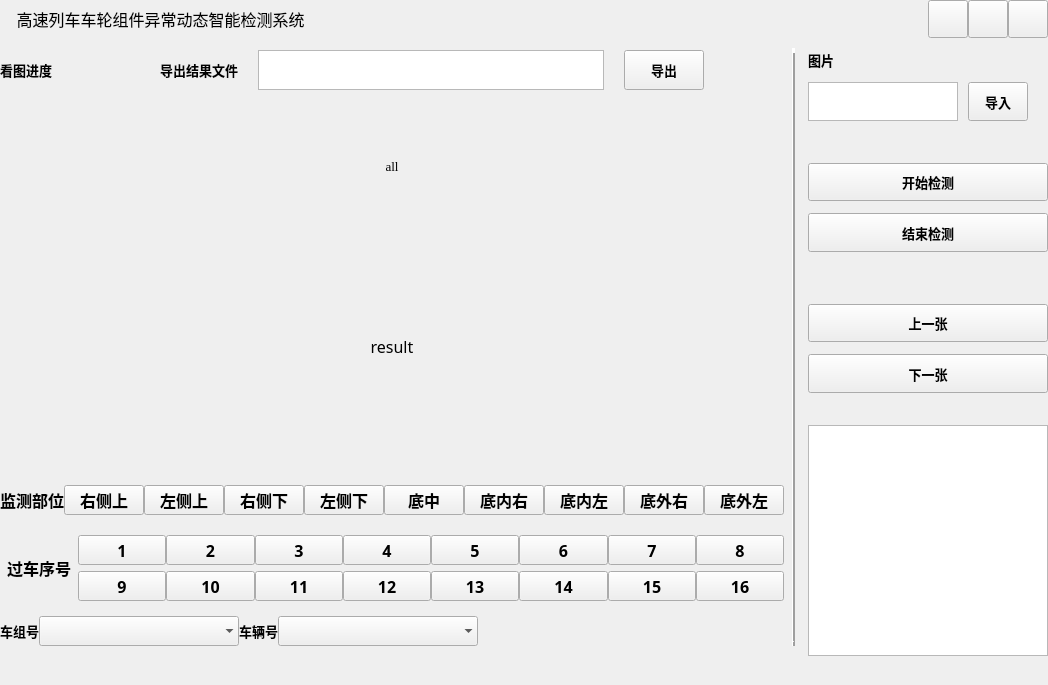
<?xml version="1.0" encoding="UTF-8"?>
<ui version="4.0">
 <class>high_speed</class>
 <widget class="QWidget" name="high_speed">
  <property name="geometry">
   <rect>
    <x>0</x>
    <y>0</y>
    <width>968</width>
    <height>685</height>
   </rect>
  </property>
  <property name="sizePolicy">
   <sizepolicy hsizetype="Preferred" vsizetype="Preferred">
    <horstretch>0</horstretch>
    <verstretch>0</verstretch>
   </sizepolicy>
  </property>
  <property name="font">
   <font>
    <family>宋体</family>
    <pointsize>12</pointsize>
   </font>
  </property>
  <property name="windowTitle">
   <string>高速列车车轮组件异常动态智能检测系统</string>
  </property>
  <layout class="QGridLayout" name="gridLayout" rowstretch="2,1,6,12,0,2,4,1,0,1" columnstretch="0,7,0,3">
   <property name="leftMargin">
    <number>0</number>
   </property>
   <property name="topMargin">
    <number>0</number>
   </property>
   <property name="rightMargin">
    <number>0</number>
   </property>
   <property name="bottomMargin">
    <number>0</number>
   </property>
   <property name="horizontalSpacing">
    <number>8</number>
   </property>
   <property name="verticalSpacing">
    <number>10</number>
   </property>
   <item row="1" column="1">
    <layout class="QVBoxLayout" name="process_part" stretch="0">
     <property name="sizeConstraint">
      <enum>QLayout::SetDefaultConstraint</enum>
     </property>
     <property name="leftMargin">
      <number>0</number>
     </property>
     <property name="topMargin">
      <number>2</number>
     </property>
     <property name="bottomMargin">
      <number>10</number>
     </property>
     <item>
      <layout class="QHBoxLayout" name="horizontalLayout" stretch="0,0,0,0,0,3,0,0,0">
       <property name="spacing">
        <number>0</number>
       </property>
       <property name="sizeConstraint">
        <enum>QLayout::SetDefaultConstraint</enum>
       </property>
       <item>
        <widget class="QLabel" name="label_pro">
         <property name="maximumSize">
          <size>
           <width>120</width>
           <height>16777215</height>
          </size>
         </property>
         <property name="font">
          <font>
           <family>宋体</family>
           <pointsize>10</pointsize>
           <weight>75</weight>
           <bold>true</bold>
          </font>
         </property>
         <property name="layoutDirection">
          <enum>Qt::LeftToRight</enum>
         </property>
         <property name="text">
          <string>看图进度</string>
         </property>
         <property name="alignment">
          <set>Qt::AlignCenter</set>
         </property>
        </widget>
       </item>
       <item>
        <widget class="QLabel" name="info_proc">
         <property name="minimumSize">
          <size>
           <width>0</width>
           <height>40</height>
          </size>
         </property>
         <property name="font">
          <font>
           <pointsize>10</pointsize>
           <weight>75</weight>
           <bold>true</bold>
          </font>
         </property>
         <property name="text">
          <string/>
         </property>
        </widget>
       </item>
       <item>
        <spacer name="horizontalSpacer">
         <property name="orientation">
          <enum>Qt::Horizontal</enum>
         </property>
         <property name="sizeType">
          <enum>QSizePolicy::Preferred</enum>
         </property>
         <property name="sizeHint" stdset="0">
          <size>
           <width>100</width>
           <height>30</height>
          </size>
         </property>
        </spacer>
       </item>
       <item>
        <widget class="QLabel" name="label_out">
         <property name="font">
          <font>
           <family>宋体</family>
           <pointsize>10</pointsize>
           <weight>75</weight>
           <bold>true</bold>
          </font>
         </property>
         <property name="text">
          <string>导出结果文件</string>
         </property>
         <property name="textFormat">
          <enum>Qt::AutoText</enum>
         </property>
         <property name="alignment">
          <set>Qt::AlignRight|Qt::AlignTrailing|Qt::AlignVCenter</set>
         </property>
        </widget>
       </item>
       <item>
        <spacer name="horizontalSpacer_5">
         <property name="orientation">
          <enum>Qt::Horizontal</enum>
         </property>
         <property name="sizeType">
          <enum>QSizePolicy::Fixed</enum>
         </property>
         <property name="sizeHint" stdset="0">
          <size>
           <width>20</width>
           <height>20</height>
          </size>
         </property>
        </spacer>
       </item>
       <item>
        <widget class="QTextBrowser" name="info_out">
         <property name="minimumSize">
          <size>
           <width>80</width>
           <height>40</height>
          </size>
         </property>
         <property name="maximumSize">
          <size>
           <width>350</width>
           <height>40</height>
          </size>
         </property>
         <property name="font">
          <font>
           <family>宋体</family>
           <pointsize>10</pointsize>
          </font>
         </property>
         <property name="frameShadow">
          <enum>QFrame::Raised</enum>
         </property>
         <property name="html">
          <string>&lt;!DOCTYPE HTML PUBLIC &quot;-//W3C//DTD HTML 4.0//EN&quot; &quot;http://www.w3.org/TR/REC-html40/strict.dtd&quot;&gt;
&lt;html&gt;&lt;head&gt;&lt;meta name=&quot;qrichtext&quot; content=&quot;1&quot; /&gt;&lt;style type=&quot;text/css&quot;&gt;
p, li { white-space: pre-wrap; }
&lt;/style&gt;&lt;/head&gt;&lt;body style=&quot; font-family:'宋体'; font-size:10pt; font-weight:400; font-style:normal;&quot;&gt;
&lt;p align=&quot;center&quot; style=&quot;-qt-paragraph-type:empty; margin-top:0px; margin-bottom:0px; margin-left:0px; margin-right:0px; -qt-block-indent:0; text-indent:0px; font-family:'SimSun'; font-size:9pt;&quot;&gt;&lt;br /&gt;&lt;/p&gt;&lt;/body&gt;&lt;/html&gt;</string>
         </property>
         <property name="tabStopWidth">
          <number>0</number>
         </property>
        </widget>
       </item>
       <item>
        <spacer name="horizontalSpacer_6">
         <property name="orientation">
          <enum>Qt::Horizontal</enum>
         </property>
         <property name="sizeType">
          <enum>QSizePolicy::Fixed</enum>
         </property>
         <property name="sizeHint" stdset="0">
          <size>
           <width>20</width>
           <height>20</height>
          </size>
         </property>
        </spacer>
       </item>
       <item>
        <widget class="QPushButton" name="button_out">
         <property name="minimumSize">
          <size>
           <width>60</width>
           <height>30</height>
          </size>
         </property>
         <property name="maximumSize">
          <size>
           <width>100</width>
           <height>40</height>
          </size>
         </property>
         <property name="font">
          <font>
           <family>宋体</family>
           <pointsize>10</pointsize>
           <weight>75</weight>
           <bold>true</bold>
          </font>
         </property>
         <property name="text">
          <string>导出</string>
         </property>
        </widget>
       </item>
       <item>
        <spacer name="horizontalSpacer_2">
         <property name="orientation">
          <enum>Qt::Horizontal</enum>
         </property>
         <property name="sizeType">
          <enum>QSizePolicy::Preferred</enum>
         </property>
         <property name="sizeHint" stdset="0">
          <size>
           <width>80</width>
           <height>20</height>
          </size>
         </property>
        </spacer>
       </item>
      </layout>
     </item>
    </layout>
   </item>
   <item row="1" column="3" rowspan="8">
    <layout class="QVBoxLayout" name="func_part" stretch="1,2,0,2,2,0,2,2,0,12">
     <property name="spacing">
      <number>12</number>
     </property>
     <property name="leftMargin">
      <number>5</number>
     </property>
     <property name="topMargin">
      <number>2</number>
     </property>
     <property name="rightMargin">
      <number>0</number>
     </property>
     <item>
      <widget class="QLabel" name="label_picin">
       <property name="font">
        <font>
         <family>宋体</family>
         <pointsize>10</pointsize>
         <weight>75</weight>
         <bold>true</bold>
        </font>
       </property>
       <property name="cursor">
        <cursorShape>ArrowCursor</cursorShape>
       </property>
       <property name="mouseTracking">
        <bool>false</bool>
       </property>
       <property name="contextMenuPolicy">
        <enum>Qt::NoContextMenu</enum>
       </property>
       <property name="frameShape">
        <enum>QFrame::NoFrame</enum>
       </property>
       <property name="text">
        <string>图片</string>
       </property>
      </widget>
     </item>
     <item>
      <layout class="QHBoxLayout" name="horizontalLayout_2" stretch="3,1,0">
       <property name="spacing">
        <number>10</number>
       </property>
       <item>
        <widget class="QTextBrowser" name="info_infile">
         <property name="sizePolicy">
          <sizepolicy hsizetype="Expanding" vsizetype="Preferred">
           <horstretch>0</horstretch>
           <verstretch>0</verstretch>
          </sizepolicy>
         </property>
         <property name="minimumSize">
          <size>
           <width>150</width>
           <height>30</height>
          </size>
         </property>
         <property name="maximumSize">
          <size>
           <width>16777215</width>
           <height>40</height>
          </size>
         </property>
         <property name="font">
          <font>
           <family>宋体</family>
           <pointsize>10</pointsize>
          </font>
         </property>
         <property name="frameShape">
          <enum>QFrame::StyledPanel</enum>
         </property>
        </widget>
       </item>
       <item>
        <widget class="QPushButton" name="button_in">
         <property name="minimumSize">
          <size>
           <width>60</width>
           <height>30</height>
          </size>
         </property>
         <property name="maximumSize">
          <size>
           <width>100</width>
           <height>40</height>
          </size>
         </property>
         <property name="font">
          <font>
           <family>宋体</family>
           <pointsize>10</pointsize>
           <weight>75</weight>
           <bold>true</bold>
          </font>
         </property>
         <property name="text">
          <string>导入</string>
         </property>
        </widget>
       </item>
       <item>
        <spacer name="horizontalSpacer_3">
         <property name="orientation">
          <enum>Qt::Horizontal</enum>
         </property>
         <property name="sizeType">
          <enum>QSizePolicy::Fixed</enum>
         </property>
         <property name="sizeHint" stdset="0">
          <size>
           <width>20</width>
           <height>20</height>
          </size>
         </property>
        </spacer>
       </item>
      </layout>
     </item>
     <item>
      <spacer name="verticalSpacer_4">
       <property name="orientation">
        <enum>Qt::Vertical</enum>
       </property>
       <property name="sizeHint" stdset="0">
        <size>
         <width>20</width>
         <height>30</height>
        </size>
       </property>
      </spacer>
     </item>
     <item>
      <widget class="QPushButton" name="button_begin">
       <property name="sizePolicy">
        <sizepolicy hsizetype="Expanding" vsizetype="Expanding">
         <horstretch>0</horstretch>
         <verstretch>0</verstretch>
        </sizepolicy>
       </property>
       <property name="minimumSize">
        <size>
         <width>80</width>
         <height>30</height>
        </size>
       </property>
       <property name="maximumSize">
        <size>
         <width>300</width>
         <height>60</height>
        </size>
       </property>
       <property name="font">
        <font>
         <family>宋体</family>
         <pointsize>10</pointsize>
         <weight>75</weight>
         <bold>true</bold>
        </font>
       </property>
       <property name="text">
        <string>开始检测</string>
       </property>
      </widget>
     </item>
     <item>
      <widget class="QPushButton" name="button_end">
       <property name="sizePolicy">
        <sizepolicy hsizetype="Expanding" vsizetype="Expanding">
         <horstretch>0</horstretch>
         <verstretch>0</verstretch>
        </sizepolicy>
       </property>
       <property name="minimumSize">
        <size>
         <width>80</width>
         <height>30</height>
        </size>
       </property>
       <property name="maximumSize">
        <size>
         <width>300</width>
         <height>60</height>
        </size>
       </property>
       <property name="font">
        <font>
         <family>宋体</family>
         <pointsize>10</pointsize>
         <weight>75</weight>
         <bold>true</bold>
        </font>
       </property>
       <property name="text">
        <string>结束检测</string>
       </property>
      </widget>
     </item>
     <item>
      <spacer name="verticalSpacer">
       <property name="orientation">
        <enum>Qt::Vertical</enum>
       </property>
       <property name="sizeHint" stdset="0">
        <size>
         <width>20</width>
         <height>40</height>
        </size>
       </property>
      </spacer>
     </item>
     <item>
      <widget class="QPushButton" name="button_pro">
       <property name="sizePolicy">
        <sizepolicy hsizetype="Expanding" vsizetype="Expanding">
         <horstretch>0</horstretch>
         <verstretch>0</verstretch>
        </sizepolicy>
       </property>
       <property name="minimumSize">
        <size>
         <width>80</width>
         <height>30</height>
        </size>
       </property>
       <property name="maximumSize">
        <size>
         <width>300</width>
         <height>60</height>
        </size>
       </property>
       <property name="font">
        <font>
         <family>宋体</family>
         <pointsize>10</pointsize>
         <weight>75</weight>
         <bold>true</bold>
        </font>
       </property>
       <property name="text">
        <string>上一张</string>
       </property>
      </widget>
     </item>
     <item>
      <widget class="QPushButton" name="button_next">
       <property name="sizePolicy">
        <sizepolicy hsizetype="Expanding" vsizetype="Expanding">
         <horstretch>0</horstretch>
         <verstretch>0</verstretch>
        </sizepolicy>
       </property>
       <property name="minimumSize">
        <size>
         <width>80</width>
         <height>30</height>
        </size>
       </property>
       <property name="maximumSize">
        <size>
         <width>300</width>
         <height>60</height>
        </size>
       </property>
       <property name="font">
        <font>
         <family>宋体</family>
         <pointsize>10</pointsize>
         <weight>75</weight>
         <italic>false</italic>
         <bold>true</bold>
         <underline>false</underline>
         <strikeout>false</strikeout>
         <stylestrategy>PreferDefault</stylestrategy>
         <kerning>true</kerning>
        </font>
       </property>
       <property name="text">
        <string>下一张</string>
       </property>
      </widget>
     </item>
     <item>
      <spacer name="verticalSpacer_3">
       <property name="orientation">
        <enum>Qt::Vertical</enum>
       </property>
       <property name="sizeHint" stdset="0">
        <size>
         <width>20</width>
         <height>20</height>
        </size>
       </property>
      </spacer>
     </item>
     <item>
      <widget class="QTableWidget" name="info_warn">
       <property name="maximumSize">
        <size>
         <width>800</width>
         <height>16777215</height>
        </size>
       </property>
       <property name="font">
        <font>
         <family>宋体</family>
         <pointsize>8</pointsize>
         <weight>50</weight>
         <bold>false</bold>
        </font>
       </property>
      </widget>
     </item>
    </layout>
   </item>
   <item row="0" column="1" colspan="3">
    <layout class="QVBoxLayout" name="verticalLayout_2" stretch="5">
     <property name="spacing">
      <number>0</number>
     </property>
     <item>
      <layout class="QHBoxLayout" name="horizontalLayout_6">
       <property name="spacing">
        <number>0</number>
       </property>
       <property name="leftMargin">
        <number>0</number>
       </property>
       <item>
        <widget class="QLabel" name="label_title">
         <property name="text">
          <string>    高速列车车轮组件异常动态智能检测系统</string>
         </property>
        </widget>
       </item>
       <item>
        <widget class="QPushButton" name="button_min">
         <property name="minimumSize">
          <size>
           <width>0</width>
           <height>0</height>
          </size>
         </property>
         <property name="maximumSize">
          <size>
           <width>40</width>
           <height>70</height>
          </size>
         </property>
         <property name="text">
          <string/>
         </property>
         <property name="iconSize">
          <size>
           <width>16</width>
           <height>16</height>
          </size>
         </property>
        </widget>
       </item>
       <item>
        <widget class="QPushButton" name="button_max">
         <property name="minimumSize">
          <size>
           <width>0</width>
           <height>0</height>
          </size>
         </property>
         <property name="maximumSize">
          <size>
           <width>40</width>
           <height>70</height>
          </size>
         </property>
         <property name="text">
          <string/>
         </property>
         <property name="iconSize">
          <size>
           <width>16</width>
           <height>16</height>
          </size>
         </property>
        </widget>
       </item>
       <item>
        <widget class="QPushButton" name="button_close">
         <property name="minimumSize">
          <size>
           <width>0</width>
           <height>0</height>
          </size>
         </property>
         <property name="maximumSize">
          <size>
           <width>40</width>
           <height>70</height>
          </size>
         </property>
         <property name="text">
          <string/>
         </property>
         <property name="iconSize">
          <size>
           <width>16</width>
           <height>16</height>
          </size>
         </property>
        </widget>
       </item>
      </layout>
     </item>
    </layout>
   </item>
   <item row="5" column="1">
    <layout class="QHBoxLayout" name="detection_part" stretch="1,8">
     <property name="spacing">
      <number>0</number>
     </property>
     <item>
      <widget class="QLabel" name="label_monitor">
       <property name="maximumSize">
        <size>
         <width>100</width>
         <height>45</height>
        </size>
       </property>
       <property name="font">
        <font>
         <weight>75</weight>
         <bold>true</bold>
        </font>
       </property>
       <property name="text">
        <string>监测部位</string>
       </property>
       <property name="alignment">
        <set>Qt::AlignCenter</set>
       </property>
      </widget>
     </item>
     <item>
      <layout class="QHBoxLayout" name="horizontalLayout_4">
       <property name="spacing">
        <number>0</number>
       </property>
       <property name="topMargin">
        <number>5</number>
       </property>
       <property name="bottomMargin">
        <number>5</number>
       </property>
       <item>
        <widget class="QPushButton" name="button_rightup">
         <property name="minimumSize">
          <size>
           <width>0</width>
           <height>30</height>
          </size>
         </property>
         <property name="maximumSize">
          <size>
           <width>16777215</width>
           <height>45</height>
          </size>
         </property>
         <property name="font">
          <font>
           <weight>75</weight>
           <bold>true</bold>
          </font>
         </property>
         <property name="text">
          <string>右侧上</string>
         </property>
        </widget>
       </item>
       <item>
        <widget class="QPushButton" name="button_leftup">
         <property name="minimumSize">
          <size>
           <width>0</width>
           <height>30</height>
          </size>
         </property>
         <property name="maximumSize">
          <size>
           <width>16777215</width>
           <height>45</height>
          </size>
         </property>
         <property name="font">
          <font>
           <weight>75</weight>
           <bold>true</bold>
          </font>
         </property>
         <property name="text">
          <string>左侧上</string>
         </property>
        </widget>
       </item>
       <item>
        <widget class="QPushButton" name="button_rightdown">
         <property name="minimumSize">
          <size>
           <width>0</width>
           <height>30</height>
          </size>
         </property>
         <property name="maximumSize">
          <size>
           <width>16777215</width>
           <height>45</height>
          </size>
         </property>
         <property name="font">
          <font>
           <weight>75</weight>
           <bold>true</bold>
          </font>
         </property>
         <property name="text">
          <string>右侧下</string>
         </property>
        </widget>
       </item>
       <item>
        <widget class="QPushButton" name="button_leftdown">
         <property name="minimumSize">
          <size>
           <width>0</width>
           <height>30</height>
          </size>
         </property>
         <property name="maximumSize">
          <size>
           <width>16777215</width>
           <height>45</height>
          </size>
         </property>
         <property name="font">
          <font>
           <weight>75</weight>
           <bold>true</bold>
          </font>
         </property>
         <property name="text">
          <string>左侧下</string>
         </property>
        </widget>
       </item>
       <item>
        <widget class="QPushButton" name="button_basemid">
         <property name="minimumSize">
          <size>
           <width>0</width>
           <height>30</height>
          </size>
         </property>
         <property name="maximumSize">
          <size>
           <width>16777215</width>
           <height>45</height>
          </size>
         </property>
         <property name="font">
          <font>
           <weight>75</weight>
           <bold>true</bold>
          </font>
         </property>
         <property name="text">
          <string>底中</string>
         </property>
        </widget>
       </item>
       <item>
        <widget class="QPushButton" name="button_baseinright">
         <property name="minimumSize">
          <size>
           <width>0</width>
           <height>30</height>
          </size>
         </property>
         <property name="maximumSize">
          <size>
           <width>16777215</width>
           <height>45</height>
          </size>
         </property>
         <property name="font">
          <font>
           <weight>75</weight>
           <bold>true</bold>
          </font>
         </property>
         <property name="text">
          <string>底内右</string>
         </property>
        </widget>
       </item>
       <item>
        <widget class="QPushButton" name="button_baseinleft">
         <property name="minimumSize">
          <size>
           <width>0</width>
           <height>30</height>
          </size>
         </property>
         <property name="maximumSize">
          <size>
           <width>16777215</width>
           <height>45</height>
          </size>
         </property>
         <property name="font">
          <font>
           <weight>75</weight>
           <bold>true</bold>
          </font>
         </property>
         <property name="text">
          <string>底内左</string>
         </property>
        </widget>
       </item>
       <item>
        <widget class="QPushButton" name="button_baseoutright">
         <property name="minimumSize">
          <size>
           <width>0</width>
           <height>30</height>
          </size>
         </property>
         <property name="maximumSize">
          <size>
           <width>16777215</width>
           <height>45</height>
          </size>
         </property>
         <property name="font">
          <font>
           <weight>75</weight>
           <bold>true</bold>
          </font>
         </property>
         <property name="text">
          <string>底外右</string>
         </property>
        </widget>
       </item>
       <item>
        <widget class="QPushButton" name="button_baseoutleft">
         <property name="minimumSize">
          <size>
           <width>0</width>
           <height>30</height>
          </size>
         </property>
         <property name="maximumSize">
          <size>
           <width>16777215</width>
           <height>45</height>
          </size>
         </property>
         <property name="font">
          <font>
           <weight>75</weight>
           <bold>true</bold>
          </font>
         </property>
         <property name="text">
          <string>底外左</string>
         </property>
        </widget>
       </item>
      </layout>
     </item>
    </layout>
   </item>
   <item row="2" column="1">
    <widget class="QLabel" name="label_picall">
     <property name="sizePolicy">
      <sizepolicy hsizetype="Expanding" vsizetype="Expanding">
       <horstretch>0</horstretch>
       <verstretch>0</verstretch>
      </sizepolicy>
     </property>
     <property name="font">
      <font>
       <family>Times New Roman</family>
       <pointsize>10</pointsize>
       <weight>50</weight>
       <bold>false</bold>
      </font>
     </property>
     <property name="lineWidth">
      <number>0</number>
     </property>
     <property name="text">
      <string>all</string>
     </property>
     <property name="scaledContents">
      <bool>true</bool>
     </property>
     <property name="alignment">
      <set>Qt::AlignCenter</set>
     </property>
    </widget>
   </item>
   <item row="9" column="1" colspan="3">
    <widget class="QLabel" name="label_state">
     <property name="font">
      <font>
       <family>宋体</family>
       <pointsize>10</pointsize>
       <weight>75</weight>
       <bold>true</bold>
      </font>
     </property>
     <property name="text">
      <string/>
     </property>
    </widget>
   </item>
   <item row="1" column="2" rowspan="7">
    <widget class="Line" name="ver_line">
     <property name="minimumSize">
      <size>
       <width>0</width>
       <height>0</height>
      </size>
     </property>
     <property name="font">
      <font>
       <weight>50</weight>
       <bold>false</bold>
      </font>
     </property>
     <property name="styleSheet">
      <string notr="true">color: rgb(102, 102, 102);</string>
     </property>
     <property name="frameShadow">
      <enum>QFrame::Raised</enum>
     </property>
     <property name="lineWidth">
      <number>5</number>
     </property>
     <property name="orientation">
      <enum>Qt::Vertical</enum>
     </property>
    </widget>
   </item>
   <item row="6" column="1">
    <layout class="QHBoxLayout" name="pass_part" stretch="1,9">
     <property name="spacing">
      <number>0</number>
     </property>
     <item>
      <widget class="QLabel" name="label_passrail">
       <property name="maximumSize">
        <size>
         <width>100</width>
         <height>45</height>
        </size>
       </property>
       <property name="font">
        <font>
         <weight>75</weight>
         <italic>false</italic>
         <bold>true</bold>
        </font>
       </property>
       <property name="text">
        <string>过车序号</string>
       </property>
       <property name="alignment">
        <set>Qt::AlignCenter</set>
       </property>
      </widget>
     </item>
     <item>
      <layout class="QHBoxLayout" name="horizontalLayout_9">
       <property name="spacing">
        <number>0</number>
       </property>
       <property name="topMargin">
        <number>5</number>
       </property>
       <property name="bottomMargin">
        <number>5</number>
       </property>
       <item>
        <layout class="QVBoxLayout" name="verticalLayout_3">
         <property name="spacing">
          <number>6</number>
         </property>
         <item>
          <widget class="QPushButton" name="passseq_1">
           <property name="minimumSize">
            <size>
             <width>0</width>
             <height>30</height>
            </size>
           </property>
           <property name="maximumSize">
            <size>
             <width>16777215</width>
             <height>45</height>
            </size>
           </property>
           <property name="font">
            <font>
             <weight>75</weight>
             <bold>true</bold>
            </font>
           </property>
           <property name="text">
            <string>1</string>
           </property>
          </widget>
         </item>
         <item>
          <widget class="QPushButton" name="passseq_9">
           <property name="minimumSize">
            <size>
             <width>0</width>
             <height>30</height>
            </size>
           </property>
           <property name="maximumSize">
            <size>
             <width>16777215</width>
             <height>45</height>
            </size>
           </property>
           <property name="font">
            <font>
             <weight>75</weight>
             <bold>true</bold>
            </font>
           </property>
           <property name="text">
            <string>9</string>
           </property>
          </widget>
         </item>
        </layout>
       </item>
       <item>
        <layout class="QVBoxLayout" name="verticalLayout_9">
         <property name="spacing">
          <number>6</number>
         </property>
         <item>
          <widget class="QPushButton" name="passseq_2">
           <property name="minimumSize">
            <size>
             <width>0</width>
             <height>30</height>
            </size>
           </property>
           <property name="maximumSize">
            <size>
             <width>16777215</width>
             <height>45</height>
            </size>
           </property>
           <property name="font">
            <font>
             <weight>75</weight>
             <bold>true</bold>
            </font>
           </property>
           <property name="text">
            <string>2</string>
           </property>
          </widget>
         </item>
         <item>
          <widget class="QPushButton" name="passseq_10">
           <property name="minimumSize">
            <size>
             <width>0</width>
             <height>30</height>
            </size>
           </property>
           <property name="maximumSize">
            <size>
             <width>16777215</width>
             <height>45</height>
            </size>
           </property>
           <property name="font">
            <font>
             <weight>75</weight>
             <bold>true</bold>
            </font>
           </property>
           <property name="text">
            <string>10</string>
           </property>
          </widget>
         </item>
        </layout>
       </item>
       <item>
        <layout class="QVBoxLayout" name="verticalLayout_7">
         <property name="spacing">
          <number>6</number>
         </property>
         <item>
          <widget class="QPushButton" name="passseq_3">
           <property name="minimumSize">
            <size>
             <width>0</width>
             <height>30</height>
            </size>
           </property>
           <property name="maximumSize">
            <size>
             <width>16777215</width>
             <height>45</height>
            </size>
           </property>
           <property name="font">
            <font>
             <weight>75</weight>
             <bold>true</bold>
            </font>
           </property>
           <property name="text">
            <string>3</string>
           </property>
          </widget>
         </item>
         <item>
          <widget class="QPushButton" name="passseq_11">
           <property name="minimumSize">
            <size>
             <width>0</width>
             <height>30</height>
            </size>
           </property>
           <property name="maximumSize">
            <size>
             <width>16777215</width>
             <height>45</height>
            </size>
           </property>
           <property name="font">
            <font>
             <weight>75</weight>
             <bold>true</bold>
            </font>
           </property>
           <property name="text">
            <string>11</string>
           </property>
          </widget>
         </item>
        </layout>
       </item>
       <item>
        <layout class="QVBoxLayout" name="verticalLayout_8">
         <property name="spacing">
          <number>6</number>
         </property>
         <item>
          <widget class="QPushButton" name="passseq_4">
           <property name="minimumSize">
            <size>
             <width>0</width>
             <height>30</height>
            </size>
           </property>
           <property name="maximumSize">
            <size>
             <width>16777215</width>
             <height>45</height>
            </size>
           </property>
           <property name="font">
            <font>
             <weight>75</weight>
             <bold>true</bold>
            </font>
           </property>
           <property name="text">
            <string>4</string>
           </property>
          </widget>
         </item>
         <item>
          <widget class="QPushButton" name="passseq_12">
           <property name="minimumSize">
            <size>
             <width>0</width>
             <height>30</height>
            </size>
           </property>
           <property name="maximumSize">
            <size>
             <width>16777215</width>
             <height>45</height>
            </size>
           </property>
           <property name="font">
            <font>
             <weight>75</weight>
             <bold>true</bold>
            </font>
           </property>
           <property name="text">
            <string>12</string>
           </property>
          </widget>
         </item>
        </layout>
       </item>
       <item>
        <layout class="QVBoxLayout" name="verticalLayout_6">
         <property name="spacing">
          <number>6</number>
         </property>
         <item>
          <widget class="QPushButton" name="passseq_5">
           <property name="minimumSize">
            <size>
             <width>0</width>
             <height>30</height>
            </size>
           </property>
           <property name="maximumSize">
            <size>
             <width>16777215</width>
             <height>45</height>
            </size>
           </property>
           <property name="font">
            <font>
             <weight>75</weight>
             <bold>true</bold>
            </font>
           </property>
           <property name="text">
            <string>5</string>
           </property>
          </widget>
         </item>
         <item>
          <widget class="QPushButton" name="passseq_13">
           <property name="minimumSize">
            <size>
             <width>0</width>
             <height>30</height>
            </size>
           </property>
           <property name="maximumSize">
            <size>
             <width>16777215</width>
             <height>45</height>
            </size>
           </property>
           <property name="font">
            <font>
             <weight>75</weight>
             <bold>true</bold>
            </font>
           </property>
           <property name="text">
            <string>13</string>
           </property>
          </widget>
         </item>
        </layout>
       </item>
       <item>
        <layout class="QVBoxLayout" name="verticalLayout_5">
         <property name="spacing">
          <number>6</number>
         </property>
         <item>
          <widget class="QPushButton" name="passseq_6">
           <property name="minimumSize">
            <size>
             <width>0</width>
             <height>30</height>
            </size>
           </property>
           <property name="maximumSize">
            <size>
             <width>16777215</width>
             <height>45</height>
            </size>
           </property>
           <property name="font">
            <font>
             <weight>75</weight>
             <bold>true</bold>
            </font>
           </property>
           <property name="text">
            <string>6</string>
           </property>
          </widget>
         </item>
         <item>
          <widget class="QPushButton" name="passseq_14">
           <property name="minimumSize">
            <size>
             <width>0</width>
             <height>30</height>
            </size>
           </property>
           <property name="maximumSize">
            <size>
             <width>16777215</width>
             <height>45</height>
            </size>
           </property>
           <property name="font">
            <font>
             <weight>75</weight>
             <bold>true</bold>
            </font>
           </property>
           <property name="text">
            <string>14</string>
           </property>
          </widget>
         </item>
        </layout>
       </item>
       <item>
        <layout class="QVBoxLayout" name="verticalLayout_4">
         <property name="spacing">
          <number>6</number>
         </property>
         <item>
          <widget class="QPushButton" name="passseq_7">
           <property name="minimumSize">
            <size>
             <width>0</width>
             <height>30</height>
            </size>
           </property>
           <property name="maximumSize">
            <size>
             <width>16777215</width>
             <height>45</height>
            </size>
           </property>
           <property name="font">
            <font>
             <weight>75</weight>
             <bold>true</bold>
            </font>
           </property>
           <property name="text">
            <string>7</string>
           </property>
          </widget>
         </item>
         <item>
          <widget class="QPushButton" name="passseq_15">
           <property name="minimumSize">
            <size>
             <width>0</width>
             <height>30</height>
            </size>
           </property>
           <property name="maximumSize">
            <size>
             <width>16777215</width>
             <height>45</height>
            </size>
           </property>
           <property name="font">
            <font>
             <weight>75</weight>
             <bold>true</bold>
            </font>
           </property>
           <property name="text">
            <string>15</string>
           </property>
          </widget>
         </item>
        </layout>
       </item>
       <item>
        <layout class="QVBoxLayout" name="verticalLayout">
         <property name="spacing">
          <number>6</number>
         </property>
         <item>
          <widget class="QPushButton" name="passseq_8">
           <property name="minimumSize">
            <size>
             <width>0</width>
             <height>30</height>
            </size>
           </property>
           <property name="maximumSize">
            <size>
             <width>16777215</width>
             <height>45</height>
            </size>
           </property>
           <property name="font">
            <font>
             <weight>75</weight>
             <bold>true</bold>
            </font>
           </property>
           <property name="text">
            <string>8</string>
           </property>
          </widget>
         </item>
         <item>
          <widget class="QPushButton" name="passseq_16">
           <property name="minimumSize">
            <size>
             <width>0</width>
             <height>30</height>
            </size>
           </property>
           <property name="maximumSize">
            <size>
             <width>16777215</width>
             <height>45</height>
            </size>
           </property>
           <property name="font">
            <font>
             <weight>75</weight>
             <bold>true</bold>
            </font>
           </property>
           <property name="text">
            <string>16</string>
           </property>
          </widget>
         </item>
        </layout>
       </item>
      </layout>
     </item>
    </layout>
   </item>
   <item row="7" column="1">
    <layout class="QHBoxLayout" name="railnum_part">
     <property name="spacing">
      <number>0</number>
     </property>
     <item>
      <widget class="QLabel" name="label_set">
       <property name="sizePolicy">
        <sizepolicy hsizetype="Preferred" vsizetype="Preferred">
         <horstretch>0</horstretch>
         <verstretch>0</verstretch>
        </sizepolicy>
       </property>
       <property name="font">
        <font>
         <family>宋体</family>
         <pointsize>10</pointsize>
         <weight>75</weight>
         <bold>true</bold>
        </font>
       </property>
       <property name="text">
        <string>车组号</string>
       </property>
       <property name="alignment">
        <set>Qt::AlignRight|Qt::AlignTrailing|Qt::AlignVCenter</set>
       </property>
      </widget>
     </item>
     <item>
      <widget class="QComboBox" name="comboBox_setnum">
       <property name="sizePolicy">
        <sizepolicy hsizetype="Expanding" vsizetype="Fixed">
         <horstretch>0</horstretch>
         <verstretch>0</verstretch>
        </sizepolicy>
       </property>
       <property name="minimumSize">
        <size>
         <width>0</width>
         <height>30</height>
        </size>
       </property>
       <property name="maximumSize">
        <size>
         <width>200</width>
         <height>40</height>
        </size>
       </property>
       <property name="font">
        <font>
         <family>宋体</family>
         <pointsize>10</pointsize>
        </font>
       </property>
       <property name="layoutDirection">
        <enum>Qt::LeftToRight</enum>
       </property>
       <property name="autoFillBackground">
        <bool>false</bool>
       </property>
       <property name="styleSheet">
        <string notr="true">selection-background-color: rgb(30, 30, 30);</string>
       </property>
       <property name="currentIndex">
        <number>-1</number>
       </property>
       <property name="frame">
        <bool>false</bool>
       </property>
      </widget>
     </item>
     <item>
      <widget class="QLabel" name="label_rail">
       <property name="font">
        <font>
         <family>宋体</family>
         <pointsize>10</pointsize>
         <weight>75</weight>
         <bold>true</bold>
        </font>
       </property>
       <property name="layoutDirection">
        <enum>Qt::LeftToRight</enum>
       </property>
       <property name="text">
        <string>车辆号</string>
       </property>
       <property name="alignment">
        <set>Qt::AlignRight|Qt::AlignTrailing|Qt::AlignVCenter</set>
       </property>
      </widget>
     </item>
     <item>
      <widget class="QComboBox" name="comboBox_railnum">
       <property name="sizePolicy">
        <sizepolicy hsizetype="Expanding" vsizetype="Fixed">
         <horstretch>0</horstretch>
         <verstretch>0</verstretch>
        </sizepolicy>
       </property>
       <property name="minimumSize">
        <size>
         <width>0</width>
         <height>30</height>
        </size>
       </property>
       <property name="maximumSize">
        <size>
         <width>200</width>
         <height>40</height>
        </size>
       </property>
       <property name="font">
        <font>
         <family>宋体</family>
         <pointsize>10</pointsize>
        </font>
       </property>
       <property name="styleSheet">
        <string notr="true">selection-background-color: rgb(30, 30, 30);</string>
       </property>
       <property name="frame">
        <bool>false</bool>
       </property>
      </widget>
     </item>
     <item>
      <spacer name="horizontalSpacer_4">
       <property name="orientation">
        <enum>Qt::Horizontal</enum>
       </property>
       <property name="sizeType">
        <enum>QSizePolicy::Expanding</enum>
       </property>
       <property name="sizeHint" stdset="0">
        <size>
         <width>40</width>
         <height>20</height>
        </size>
       </property>
      </spacer>
     </item>
    </layout>
   </item>
   <item row="3" column="1">
    <widget class="QLabel" name="label_pic">
     <property name="sizePolicy">
      <sizepolicy hsizetype="Expanding" vsizetype="Expanding">
       <horstretch>0</horstretch>
       <verstretch>0</verstretch>
      </sizepolicy>
     </property>
     <property name="text">
      <string>result</string>
     </property>
     <property name="alignment">
      <set>Qt::AlignCenter</set>
     </property>
    </widget>
   </item>
  </layout>
 </widget>
 <resources/>
 <connections/>
</ui>
